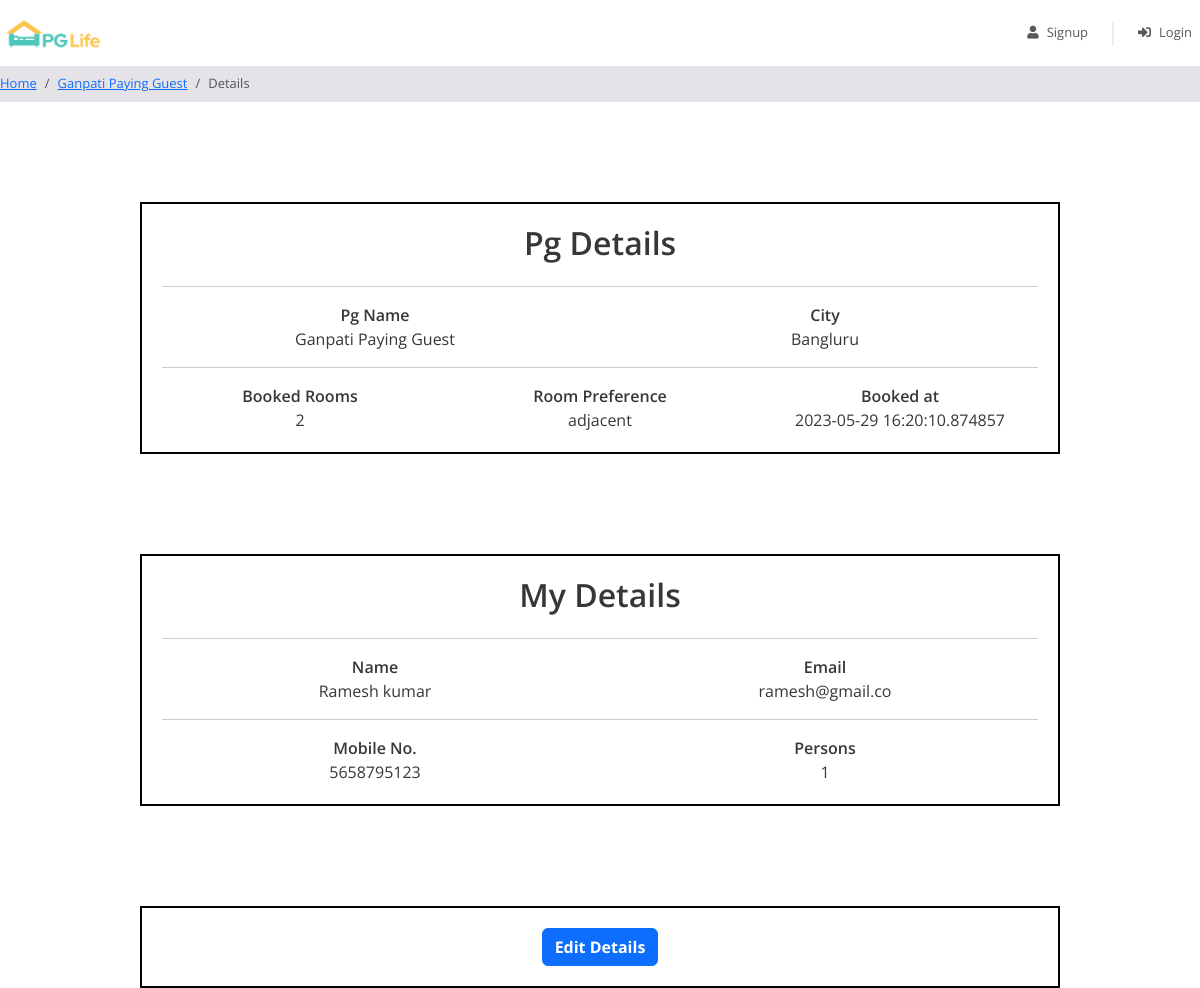
The page /view_details.php?t=29 on the database its author committed.
### tables this page shows
CREATE TABLE `booking` (
  `id` int(11) NOT NULL,
  `user_id` int(20) NOT NULL,
  `name` varchar(20) NOT NULL,
  `email` varchar(20) NOT NULL,
  `phone` varchar(20) NOT NULL,
  `people` int(10) NOT NULL,
  `rooms` int(10) NOT NULL,
  `dob` varchar(15) NOT NULL,
  `arrival` varchar(56) NOT NULL,
  `room_pr` varchar(50) NOT NULL,
  `pg_name` varchar(224) NOT NULL,
  `city_n` varchar(100) NOT NULL,
  `created_at` timestamp(6) NOT NULL DEFAULT current_timestamp(6) ON UPDATE current_timestamp(6)
);

### view_details.php (the view, shortened to what this page needs)
<?php
require("database_connect.php");
if(!$_GET){
  $id=$_SESSION['ids'];
}else{
$id=$_GET['t'];}
$sql = "SELECT * FROM booking WHERE id='$id'";
$result = mysqli_query($conn, $sql);
$row = mysqli_fetch_assoc($result);
?>
<!DOCTYPE html>
<html lang="en">
<head>
    <link href="https://cdn.jsdelivr.net/npm/bootstrap@5.3.0-alpha3/dist/css/bootstrap.min.css" rel="stylesheet">
<link href="https://use.fontawesome.com/releases/v5.11.2/css/all.css" rel="stylesheet" />
<link href="css/common.css" rel="stylesheet" />
</head>
<body>
     <?php
    include "includes\header.php";
    ?>
     <nav aria-label="breadcrumb">
        <ol class="breadcrumb py-2">
            <li class="breadcrumb-item">
                <a href="index.html">Home</a>
            </li>
            <li class="breadcrumb-item">
                <a href="property_list.php"> <?= $row['pg_name'];?></a>
            </li>
            <li class="breadcrumb-item active" aria-current="page">
            Details
            </li>
        </ol>
    </nav>
    <div class="container text-center" style="border: solid black 2px; margin-top: 100px; padding: 20px ;">
        <div class="row">
            <div class="col">
                <label>
             <h2>Pg Details</h2></label>
            </div>
          </div><hr>
          <div class="row">
            <div class="col"><div><label for="">Pg Name</label></div>
            <?= $row['pg_name'];?>
            </div>
            <div class="col">
            <div><label for="">City</label></div>
              <?= $row['city_n'];?>
          </div>
        </div><hr>
            <div class="row">
                <div class="col">
                <div><label for="">Booked Rooms</label></div>
              <?= $row['rooms'];?>
                </div>
                <div class="col">
                <div><label for="">Room Preference</label></div>
              <?= $row['room_pr'];?>
                </div>
                <div class="col">
                <div><label for="">Booked at</label></div>
              <?= $row['created_at'];?>
                </div>
          </div>
    </div>
    <div class="container text-center" style="border: solid black 2px; margin-top: 100px; padding: 20px ;">
        <div class="row">
            <div class="col">
                <label>
             <h2>My Details</h2></label>
            </div>
          </div><hr style="font-weight: 300;">
          <div class="row">
            <div class="col"><div><label for="">Name</label></div>
            <?= $row['name'];?>
            </div>
            <div class="col">
            <div><label for="">Email</label></div>
              <?= $row['email'];?>
          </div>
        </div><hr>
            <div class="row">
                <div class="col">
                <div><label for="">Mobile No.</label></div>
              <?= $row['phone'];?>
                </div>
                <div class="col">
                <div><label for="">Persons</label></div>
              <?= $row['people'];?>
                </div>
          </div>
        </div>
    <div class="container text-center" style="border: solid black 2px; margin-top: 100px; padding: 20px ;">
    <a href="updating2.php" class="btn btn-primary">Edit Details</a>
    </div>
  </body>
</html>

### css/common.css (style rules this page uses)
* { box-sizing: border-box; font-family: 'Open Sans', sans-serif; }
body { color: #373737; font-size: 16px; position: relative; }
h1, h2, h3, h4, h5, h6 { font-weight: 600; }
.btn-primary, .btn-warning, .btn-danger { color: white; font-weight: bold; }
.breadcrumb { background-color: #e5e3e8; font-size: 13px; border-radius: 0px; margin-bottom: 0px; }
.container { max-width: 920px; padding: 0px 20px; }

### view_details.php (style rules this page uses)
label,h2 { font-weight: 600; font-family: 'Open Sans', sans-serif; }
div { font-family: 'Open Sans', sans-serif; }

### rows shown on the page
booking: pg_name "Ganpati Paying Guest", city_n "Bangluru", rooms "2", room_pr "adjacent", created_at "2023-05-29 16:20:10.874857", name "Ramesh kumar", email "ramesh@gmail.co", phone "5658795123", people "1"
